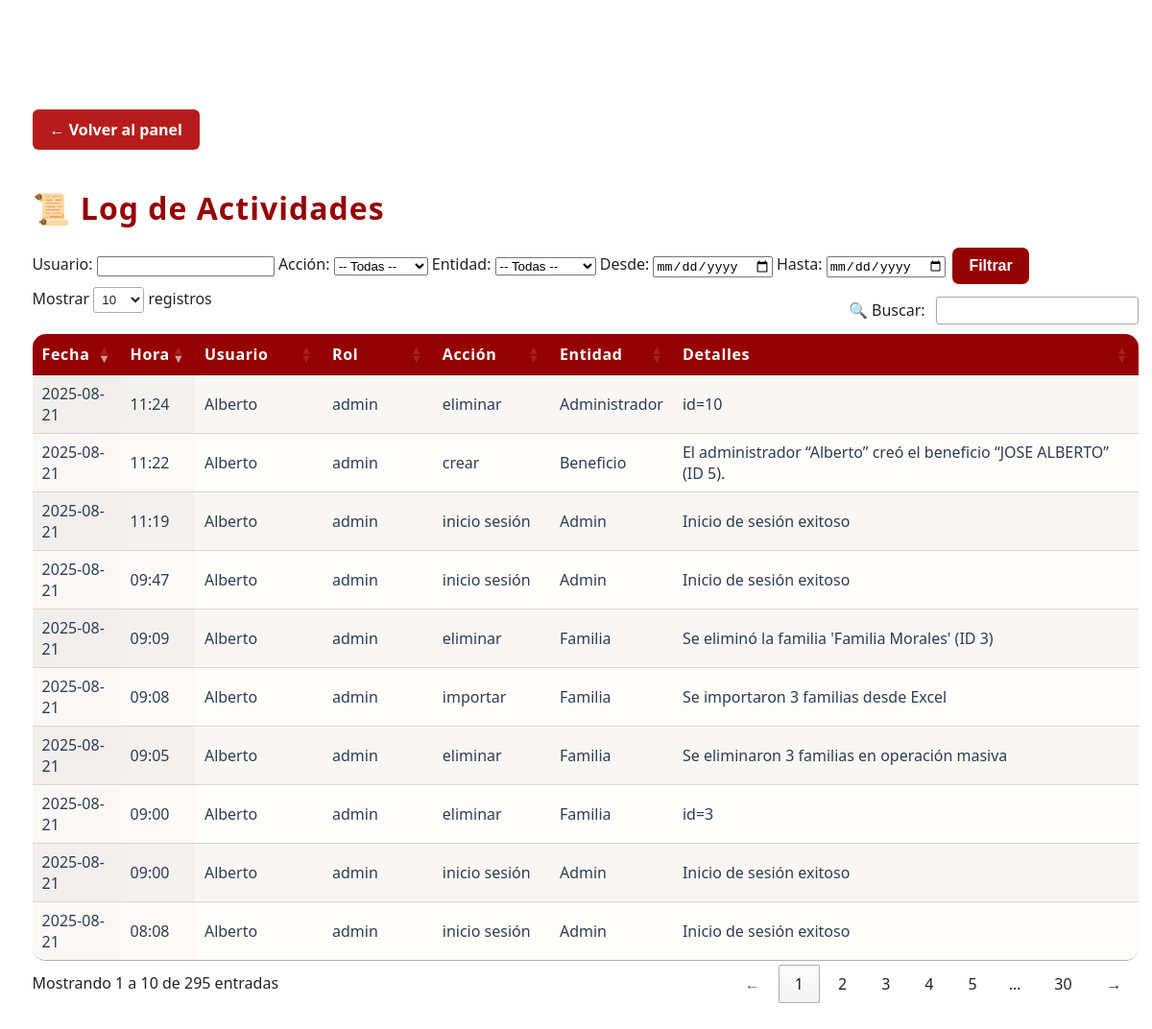
Before: /admin/log (signed in) with the older database file.
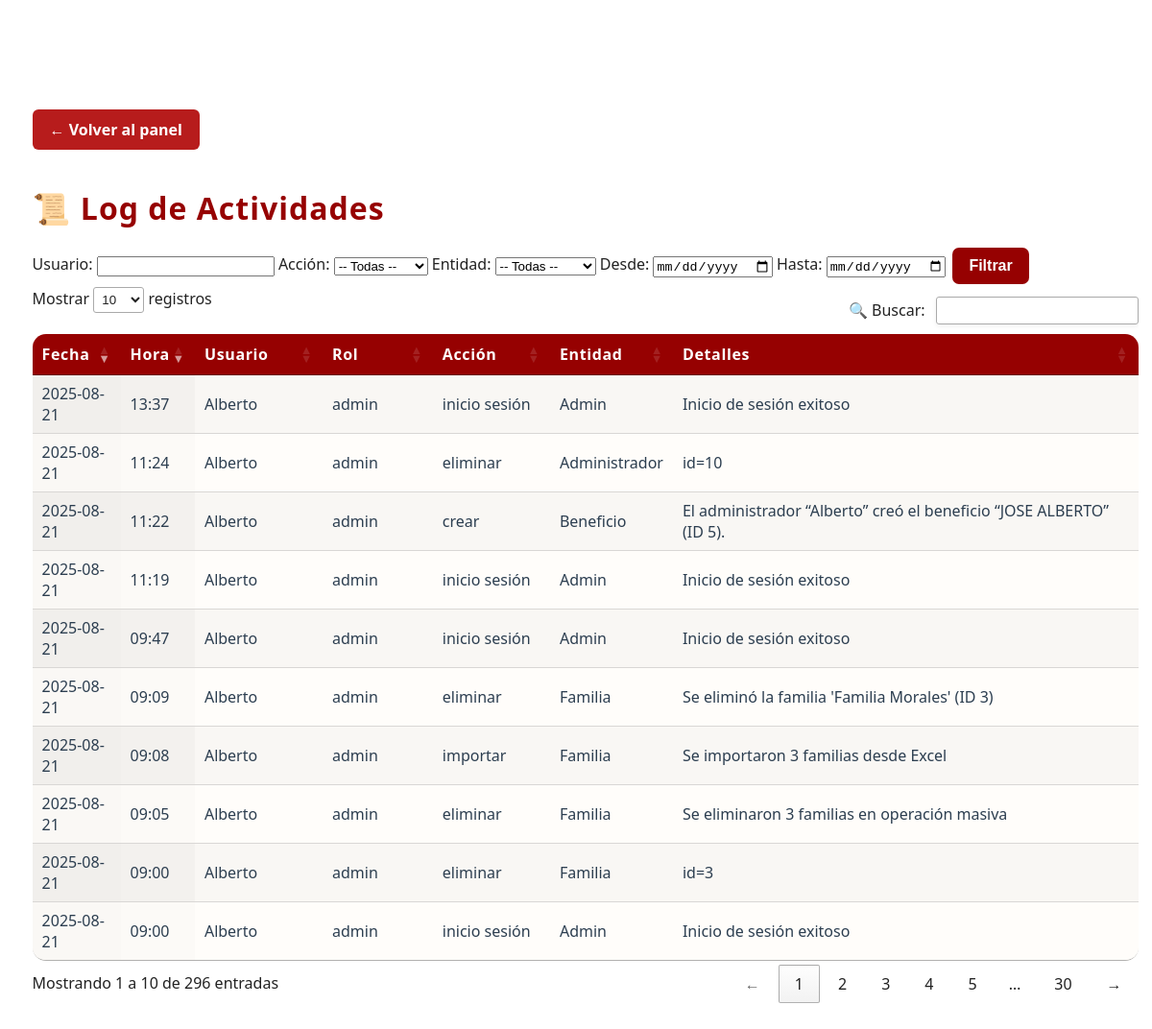
After: the same page with the newer database file.
### app/models.py (models this page shows, shortened)
class LogEntry(db.Model):
    __tablename__ = 'log_entries'
    id = db.Column(db.Integer, primary_key=True)
    timestamp = db.Column(
        db.DateTime,
        default=lambda: datetime.now(pytz.timezone('America/Merida')).replace(tzinfo=None),
        nullable=False
    )
    user = db.Column(db.String(64), nullable=False)
    role = db.Column(db.String(32), nullable=False)
    action = db.Column(db.String(32), nullable=False)   # e.g. 'crear', 'editar', 'eliminar', 'login'
    entity = db.Column(db.String(32), nullable=False)   # e.g. 'Familia', 'EventoQR', 'Admin'
    details = db.Column(db.Text, nullable=True)         # Descripción detallada

### app/routes.py (the view)
@app.route("/admin/log")
@login_requerido_admin
def log():
    usuario     = request.args.get("usuario", "")
    accion      = request.args.get("accion", "")
    entidad     = request.args.get("entidad", "")
    fecha_desde = request.args.get("desde", "")
    fecha_hasta = request.args.get("hasta", "")
    q = LogEntry.query
    if usuario:
        q = q.filter(LogEntry.user.ilike(f"%{usuario}%"))
    if accion:
        q = q.filter(LogEntry.action == accion)
    if entidad:
        q = q.filter(LogEntry.entity == entidad)
    if fecha_desde:
        dt = datetime.strptime(fecha_desde, "%Y-%m-%d")
        q = q.filter(LogEntry.timestamp >= dt)
    if fecha_hasta:
        dt = datetime.strptime(fecha_hasta, "%Y-%m-%d") + timedelta(hours=23, minutes=59, seconds=59)
        q = q.filter(LogEntry.timestamp <= dt)
    entries = q.order_by(LogEntry.timestamp.desc()).all()
    local_tz = pytz.timezone("America/Mexico_City")
    for e in entries:
        e.local_ts = e.timestamp.replace(tzinfo=pytz.utc).astimezone(local_tz)
    return render_template("log.html", entries=entries)

### app/__init__.py (called while the page is built)
@app.before_request
def mantener_sesion_activa():
    session.permanent = True

@app.template_filter('localtime')
def localtime_filter(utc_dt):
    if utc_dt is None:
        return ''
    local_tz = pytz.timezone('America/Mexico_City')
    if utc_dt.tzinfo is None:
        utc_dt = pytz.utc.localize(utc_dt)
    return utc_dt.astimezone(local_tz).strftime('%Y-%m-%d %H:%M')

### app/routes.py (called while the page is built, shortened)
def login_requerido_admin(f):
    @wraps(f)
    def decorada(*args, **kwargs):
        if "admin_id" not in session:
            return redirect(url_for("login"))
        return f(*args, **kwargs)
    return decorada

@app.before_request
def refrescar_timeout():
    if "admin_id" in session:
        now = datetime.utcnow()
        last = session.get("last_activity", now)
        if hasattr(last, "tzinfo") and last.tzinfo is not None:
            last = last.astimezone(timezone.utc).replace(tzinfo=None)
        session["last_activity"] = now

### app/templates/log.html (shortened to what this page needs)
<!DOCTYPE html>
<html lang="es">
<head>
    <link rel="stylesheet" href="{{ url_for('static', filename='css/admin.css') }}">
    <link rel="stylesheet" href="https://cdn.datatables.net/1.13.6/css/jquery.dataTables.min.css">
</head>
<body>
    <div class="admin-contenedor">
        <a href="{{ url_for('panel_admin') }}" class="btn-volver" style="margin-bottom:1.1em; display:inline-block;">← Volver al panel</a>
        <h1 style="margin-bottom:0.5em;">📜 Log de Actividades</h1>
        <form method="GET" class="log-filter-form">
            <div class="log-filter-row">
                <label>Usuario:</label>
                <input type="text" name="usuario" value="{{ request.args.get('usuario','') }}">
                <label>Acción:</label>
                <select name="accion">
                    <option value="">-- Todas --</option>
                </select>
                <label>Entidad:</label>
                <select name="entidad">
                    <option value="">-- Todas --</option>
                </select>
                <label>Desde:</label>
                <input type="date" name="desde" value="{{ request.args.get('desde','') }}">
                <label>Hasta:</label>
                <input type="date" name="hasta" value="{{ request.args.get('hasta','') }}">
                <button type="submit" class="btn btn-primary">Filtrar</button>
            </div>
        </form>
        <div class="table-responsive">
            <table id="tabla-log" class="display stripe" style="width:100%;">
                <thead>
                    <tr>
                        <th>Fecha</th>
                        <th>Hora</th>
                        <th>Usuario</th>
                        <th>Rol</th>
                        <th>Acción</th>
                        <th>Entidad</th>
                        <th>Detalles</th>
                    </tr>
                </thead>
                <tbody>
                    {% for entry in entries %}
                        {% set local = entry.timestamp|localtime %}
                        <tr>
                            <td>{{ local[:10] }}</td>
                            <td>{{ local[11:] }}</td>
                            <td>{{ entry.user }}</td>
                            <td>{{ entry.role }}</td>
                            <td>{{ entry.action }}</td>
                            <td>{{ entry.entity }}</td>
                            <td>{{ entry.details }}</td>
                        </tr>
                    {% endfor %}
                </tbody>
            </table>
        </div>
    </div>
</body>
</html>

### app/static/css/admin.css (style rules this page uses)
:root { --rojo-principal: #ff0000d7; --rojo-profundo: #ffffff; --dorado: rgb(150, 1, 1);; --blanco: #fff; --fondo-crema: #fffdfa; --sombra-roja: #850f0f44; }
a.btn-volver, button.btn-volver { display: inline-block; margin: 20px 0; padding: 10px 18px; background-color: #b71c1c !important; color: white !important; border-radius: 6px; text-decoration: none; font-weight: bold; transition: background-color 0.3s ease, transform 0.1s ease; }
body { font-family: 'Segoe UI', Arial, sans-serif; background: radial-gradient(ellipse at center, var(--rojo-principal) 0%, var(--rojo-profundo) 100%); min-height: 100vh; margin: 0; color: #222; position: relative; }
.admin-contenedor { position: relative; z-index: 5; background: rgba(255,255,255,0.95); backdrop-filter: blur(10px); border-radius: 20px; box-shadow: 0 8px 32px 0 var(--sombra-roja), 0 2px 8px var(--dorado)33; width: 96%; max-width: 1600px; margin: 3.5rem auto 2rem; padding: 2.4rem 2.1rem 2.5rem; }
h1, h2, h3 { color: var(--dorado); font-weight: 700; margin-bottom: 0.8rem; letter-spacing: 1px; text-shadow: 1px 2px 0 var(--rojo-profundo)18; }
.table-responsive { overflow-x: auto; }
table { width: 100%; background: var(--fondo-crema); border-radius: 14px; box-shadow: 0 4px 12px var(--dorado)11; overflow: hidden; margin-top: 1.3em; }
th { background: var(--dorado); color: var(--rojo-profundo); font-weight: 700; letter-spacing: 0.04em; padding: 13px 8px; }
td { background: var(--fondo-crema); color: #2c3e50; padding: 13px 8px; }
button, .btn, .btn-primary { background-color: var(--dorado); color: var(--rojo-profundo); border: none; padding: 10px 17px; border-radius: 7px; cursor: pointer; font-size: 1rem; font-weight: bold; margin: 0.2em; box-shadow: 0 2px 8px var(--rojo-profundo)15; transition: background 0.19s, color 0.19s, transform 0.13s; }

Changed rows visible on the page:
no longer on this page (row unchanged): LogEntry: timestamp "2025-08-21", local "08:08", user "Alberto", role "admin", action "inicio sesión", entity "Admin", details "Inicio de sesión exitoso"
added LogEntry: timestamp "2025-08-21", local "13:37", user "Alberto", role "admin", action "inicio sesión", entity "Admin", details "Inicio de sesión exitoso"
Other visible differences:
text written by a page script: "Mostrar registros 🔍 Buscar: Mostrando 1 a 10 de 295 entradas ← 1 2 3 4 5 … 30 →" → "Mostrar registros 🔍 Buscar: Mostrando 1 a 10 de 296 entradas ← 1 2 3 4 5 … 30 →"
